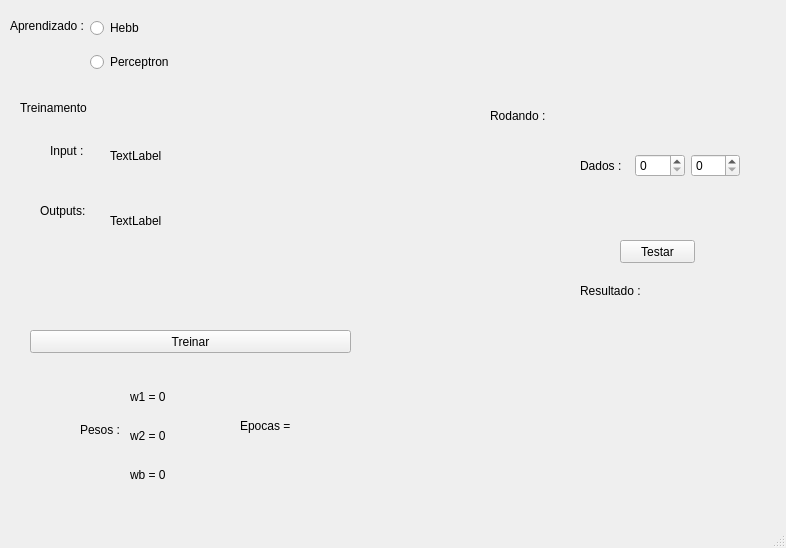
<?xml version="1.0" encoding="UTF-8"?>
<ui version="4.0">
 <class>MainWindow</class>
 <widget class="QMainWindow" name="MainWindow">
  <property name="geometry">
   <rect>
    <x>0</x>
    <y>0</y>
    <width>786</width>
    <height>548</height>
   </rect>
  </property>
  <property name="windowTitle">
   <string>MainWindow</string>
  </property>
  <widget class="QWidget" name="centralwidget">
   <widget class="QLabel" name="aprendizado">
    <property name="geometry">
     <rect>
      <x>10</x>
      <y>10</y>
      <width>81</width>
      <height>31</height>
     </rect>
    </property>
    <property name="text">
     <string>Aprendizado :</string>
    </property>
   </widget>
   <widget class="QWidget" name="verticalLayoutWidget">
    <property name="geometry">
     <rect>
      <x>90</x>
      <y>10</y>
      <width>84</width>
      <height>71</height>
     </rect>
    </property>
    <layout class="QVBoxLayout" name="verticalLayout">
     <item>
      <widget class="QRadioButton" name="hebb">
       <property name="text">
        <string>Hebb</string>
       </property>
      </widget>
     </item>
     <item>
      <widget class="QRadioButton" name="percep">
       <property name="text">
        <string>Perceptron</string>
       </property>
      </widget>
     </item>
    </layout>
   </widget>
   <widget class="QLabel" name="treinamento">
    <property name="geometry">
     <rect>
      <x>20</x>
      <y>100</y>
      <width>171</width>
      <height>16</height>
     </rect>
    </property>
    <property name="text">
     <string>Treinamento</string>
    </property>
   </widget>
   <widget class="QPushButton" name="treinar_but">
    <property name="geometry">
     <rect>
      <x>30</x>
      <y>330</y>
      <width>321</width>
      <height>23</height>
     </rect>
    </property>
    <property name="text">
     <string>Treinar</string>
    </property>
   </widget>
   <widget class="QLabel" name="pesos_label">
    <property name="geometry">
     <rect>
      <x>80</x>
      <y>380</y>
      <width>41</width>
      <height>99</height>
     </rect>
    </property>
    <property name="text">
     <string>Pesos : </string>
    </property>
   </widget>
   <widget class="QWidget" name="verticalLayoutWidget_2">
    <property name="geometry">
     <rect>
      <x>130</x>
      <y>380</y>
      <width>51</width>
      <height>111</height>
     </rect>
    </property>
    <layout class="QVBoxLayout" name="verticalLayout_2">
     <item>
      <widget class="QLabel" name="peso1">
       <property name="text">
        <string>w1 = 0</string>
       </property>
      </widget>
     </item>
     <item>
      <widget class="QLabel" name="peso2">
       <property name="text">
        <string>w2 = 0</string>
       </property>
      </widget>
     </item>
     <item>
      <widget class="QLabel" name="pesobaias">
       <property name="text">
        <string>wb = 0</string>
       </property>
      </widget>
     </item>
    </layout>
   </widget>
   <widget class="QLabel" name="rodando">
    <property name="geometry">
     <rect>
      <x>490</x>
      <y>90</y>
      <width>91</width>
      <height>51</height>
     </rect>
    </property>
    <property name="text">
     <string>Rodando :</string>
    </property>
   </widget>
   <widget class="QWidget" name="horizontalLayoutWidget_2">
    <property name="geometry">
     <rect>
      <x>580</x>
      <y>100</y>
      <width>160</width>
      <height>131</height>
     </rect>
    </property>
    <layout class="QHBoxLayout" name="horizontalLayout_3">
     <item>
      <widget class="QLabel" name="dados">
       <property name="text">
        <string>Dados : </string>
       </property>
      </widget>
     </item>
     <item>
      <widget class="QSpinBox" name="dado1">
       <property name="maximum">
        <number>1</number>
       </property>
      </widget>
     </item>
     <item>
      <widget class="QSpinBox" name="dado2">
       <property name="maximum">
        <number>1</number>
       </property>
      </widget>
     </item>
    </layout>
   </widget>
   <widget class="QPushButton" name="testar">
    <property name="geometry">
     <rect>
      <x>620</x>
      <y>240</y>
      <width>75</width>
      <height>23</height>
     </rect>
    </property>
    <property name="text">
     <string>Testar</string>
    </property>
   </widget>
   <widget class="QLabel" name="resultado">
    <property name="geometry">
     <rect>
      <x>580</x>
      <y>270</y>
      <width>161</width>
      <height>41</height>
     </rect>
    </property>
    <property name="text">
     <string>Resultado : </string>
    </property>
   </widget>
   <widget class="QLabel" name="inputs_t">
    <property name="geometry">
     <rect>
      <x>50</x>
      <y>120</y>
      <width>88</width>
      <height>61</height>
     </rect>
    </property>
    <property name="text">
     <string>Input :</string>
    </property>
   </widget>
   <widget class="QLabel" name="Input_value">
    <property name="geometry">
     <rect>
      <x>110</x>
      <y>130</y>
      <width>271</width>
      <height>51</height>
     </rect>
    </property>
    <property name="text">
     <string>TextLabel</string>
    </property>
   </widget>
   <widget class="QLabel" name="outputs">
    <property name="geometry">
     <rect>
      <x>40</x>
      <y>180</y>
      <width>71</width>
      <height>61</height>
     </rect>
    </property>
    <property name="text">
     <string>Outputs:</string>
    </property>
   </widget>
   <widget class="QLabel" name="outpu_values">
    <property name="geometry">
     <rect>
      <x>110</x>
      <y>190</y>
      <width>369</width>
      <height>61</height>
     </rect>
    </property>
    <property name="text">
     <string>TextLabel</string>
    </property>
   </widget>
   <widget class="QLabel" name="epoca">
    <property name="geometry">
     <rect>
      <x>240</x>
      <y>410</y>
      <width>91</width>
      <height>31</height>
     </rect>
    </property>
    <property name="text">
     <string>Epocas = </string>
    </property>
   </widget>
  </widget>
  <widget class="QMenuBar" name="menubar">
   <property name="geometry">
    <rect>
     <x>0</x>
     <y>0</y>
     <width>786</width>
     <height>21</height>
    </rect>
   </property>
  </widget>
  <widget class="QStatusBar" name="statusbar"/>
 </widget>
 <resources/>
 <connections/>
</ui>
